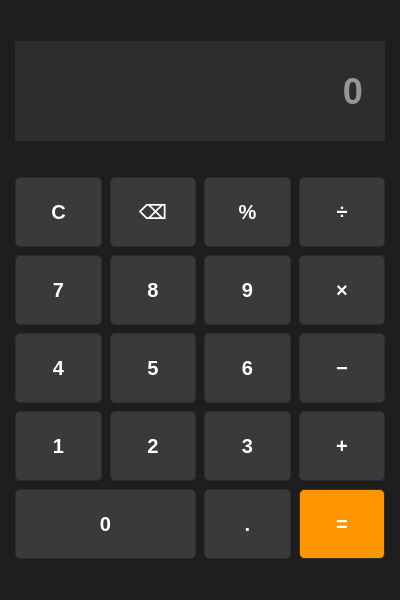
<?xml version="1.0" encoding="UTF-8"?>
<ui version="4.0">
 <class>MainWindow</class>
 <widget class="QMainWindow" name="MainWindow">
  <property name="geometry">
   <rect>
    <x>0</x>
    <y>0</y>
    <width>400</width>
    <height>600</height>
   </rect>
  </property>
  <property name="windowTitle">
   <string>Calculadora</string>
  </property>
  <property name="styleSheet">
   <string notr="true">QMainWindow {
    background-color: #1e1e1e;
}

QLineEdit {
    background-color: #2d2d2d;
    color: #ffffff;
    border: none;
    padding: 20px;
    font-size: 36px;
    font-weight: bold;
}

QPushButton {
    background-color: #3a3a3a;
    color: #ffffff;
    border: 1px solid #2d2d2d;
    font-size: 20px;
    font-weight: bold;
    border-radius: 5px;
}

QPushButton:hover {
    background-color: #4a4a4a;
}

QPushButton:pressed {
    background-color: #2a2a2a;
}

#btnIgual {
    background-color: #ff9500;
}

#btnIgual:hover {
    background-color: #ffaa33;
}

#btnIgual:pressed {
    background-color: #cc7700;
}

#btnLimpar {
    background-color: #3a3a3a;
}

#btnLimpar:hover {
    background-color: #606060;
}</string>
  </property>
  <widget class="QWidget" name="centralwidget">
   <layout class="QVBoxLayout" name="verticalLayout">
    <property name="spacing">
     <number>10</number>
    </property>
    <property name="leftMargin">
     <number>15</number>
    </property>
    <property name="topMargin">
     <number>15</number>
    </property>
    <property name="rightMargin">
     <number>15</number>
    </property>
    <property name="bottomMargin">
     <number>15</number>
    </property>
    <item>
     <widget class="QLineEdit" name="display">
      <property name="minimumSize">
       <size>
        <width>0</width>
        <height>100</height>
       </size>
      </property>
      <property name="alignment">
       <set>Qt::AlignRight|Qt::AlignTrailing|Qt::AlignVCenter</set>
      </property>
      <property name="readOnly">
       <bool>true</bool>
      </property>
      <property name="placeholderText">
       <string>0</string>
      </property>
     </widget>
    </item>
    <item>
     <layout class="QGridLayout" name="gridLayout">
      <property name="spacing">
       <number>8</number>
      </property>
      <item row="0" column="0">
       <widget class="QPushButton" name="btnLimpar">
        <property name="minimumSize">
         <size>
          <width>0</width>
          <height>70</height>
         </size>
        </property>
        <property name="text">
         <string>C</string>
        </property>
       </widget>
      </item>
      <item row="0" column="1">
       <widget class="QPushButton" name="btnBackspace">
        <property name="minimumSize">
         <size>
          <width>0</width>
          <height>70</height>
         </size>
        </property>
        <property name="text">
         <string>⌫</string>
        </property>
       </widget>
      </item>
      <item row="0" column="2">
       <widget class="QPushButton" name="btnPorcentagem">
        <property name="minimumSize">
         <size>
          <width>0</width>
          <height>70</height>
         </size>
        </property>
        <property name="text">
         <string>%</string>
        </property>
       </widget>
      </item>
      <item row="0" column="3">
       <widget class="QPushButton" name="btnDivisao">
        <property name="minimumSize">
         <size>
          <width>0</width>
          <height>70</height>
         </size>
        </property>
        <property name="text">
         <string>÷</string>
        </property>
       </widget>
      </item>
      <item row="1" column="0">
       <widget class="QPushButton" name="btn7">
        <property name="minimumSize">
         <size>
          <width>0</width>
          <height>70</height>
         </size>
        </property>
        <property name="text">
         <string>7</string>
        </property>
       </widget>
      </item>
      <item row="1" column="1">
       <widget class="QPushButton" name="btn8">
        <property name="minimumSize">
         <size>
          <width>0</width>
          <height>70</height>
         </size>
        </property>
        <property name="text">
         <string>8</string>
        </property>
       </widget>
      </item>
      <item row="1" column="2">
       <widget class="QPushButton" name="btn9">
        <property name="minimumSize">
         <size>
          <width>0</width>
          <height>70</height>
         </size>
        </property>
        <property name="text">
         <string>9</string>
        </property>
       </widget>
      </item>
      <item row="1" column="3">
       <widget class="QPushButton" name="btnMultiplicacao">
        <property name="minimumSize">
         <size>
          <width>0</width>
          <height>70</height>
         </size>
        </property>
        <property name="text">
         <string>×</string>
        </property>
       </widget>
      </item>
      <item row="2" column="0">
       <widget class="QPushButton" name="btn4">
        <property name="minimumSize">
         <size>
          <width>0</width>
          <height>70</height>
         </size>
        </property>
        <property name="text">
         <string>4</string>
        </property>
       </widget>
      </item>
      <item row="2" column="1">
       <widget class="QPushButton" name="btn5">
        <property name="minimumSize">
         <size>
          <width>0</width>
          <height>70</height>
         </size>
        </property>
        <property name="text">
         <string>5</string>
        </property>
       </widget>
      </item>
      <item row="2" column="2">
       <widget class="QPushButton" name="btn6">
        <property name="minimumSize">
         <size>
          <width>0</width>
          <height>70</height>
         </size>
        </property>
        <property name="text">
         <string>6</string>
        </property>
       </widget>
      </item>
      <item row="2" column="3">
       <widget class="QPushButton" name="btnSubtracao">
        <property name="minimumSize">
         <size>
          <width>0</width>
          <height>70</height>
         </size>
        </property>
        <property name="text">
         <string>−</string>
        </property>
       </widget>
      </item>
      <item row="3" column="0">
       <widget class="QPushButton" name="btn1">
        <property name="minimumSize">
         <size>
          <width>0</width>
          <height>70</height>
         </size>
        </property>
        <property name="text">
         <string>1</string>
        </property>
       </widget>
      </item>
      <item row="3" column="1">
       <widget class="QPushButton" name="btn2">
        <property name="minimumSize">
         <size>
          <width>0</width>
          <height>70</height>
         </size>
        </property>
        <property name="text">
         <string>2</string>
        </property>
       </widget>
      </item>
      <item row="3" column="2">
       <widget class="QPushButton" name="btn3">
        <property name="minimumSize">
         <size>
          <width>0</width>
          <height>70</height>
         </size>
        </property>
        <property name="text">
         <string>3</string>
        </property>
       </widget>
      </item>
      <item row="3" column="3">
       <widget class="QPushButton" name="btnAdicao">
        <property name="minimumSize">
         <size>
          <width>0</width>
          <height>70</height>
         </size>
        </property>
        <property name="text">
         <string>+</string>
        </property>
       </widget>
      </item>
      <item row="4" column="0" colspan="2">
       <widget class="QPushButton" name="btn0">
        <property name="minimumSize">
         <size>
          <width>0</width>
          <height>70</height>
         </size>
        </property>
        <property name="text">
         <string>0</string>
        </property>
       </widget>
      </item>
      <item row="4" column="2">
       <widget class="QPushButton" name="btnPonto">
        <property name="minimumSize">
         <size>
          <width>0</width>
          <height>70</height>
         </size>
        </property>
        <property name="text">
         <string>.</string>
        </property>
       </widget>
      </item>
      <item row="4" column="3">
       <widget class="QPushButton" name="btnIgual">
        <property name="minimumSize">
         <size>
          <width>0</width>
          <height>70</height>
         </size>
        </property>
        <property name="text">
         <string>=</string>
        </property>
       </widget>
      </item>
     </layout>
    </item>
   </layout>
  </widget>
 </widget>
 <resources/>
 <connections/>
</ui>
